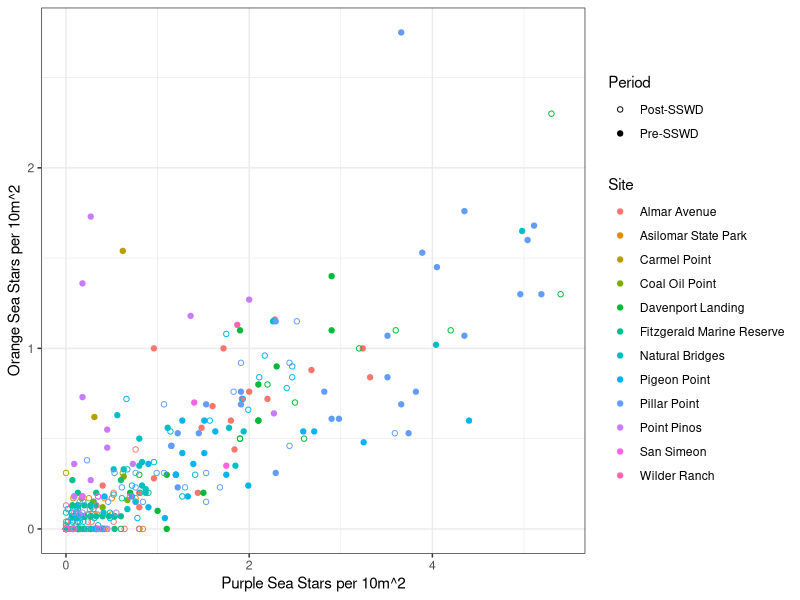
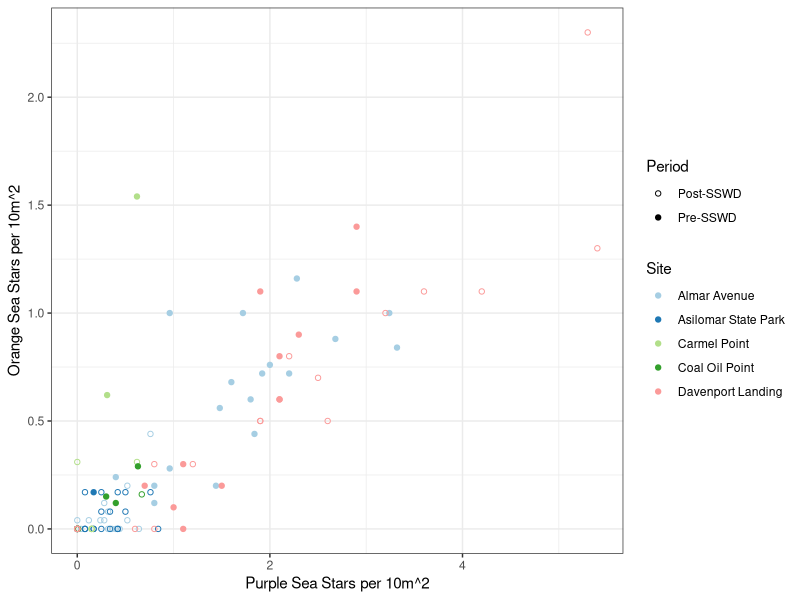
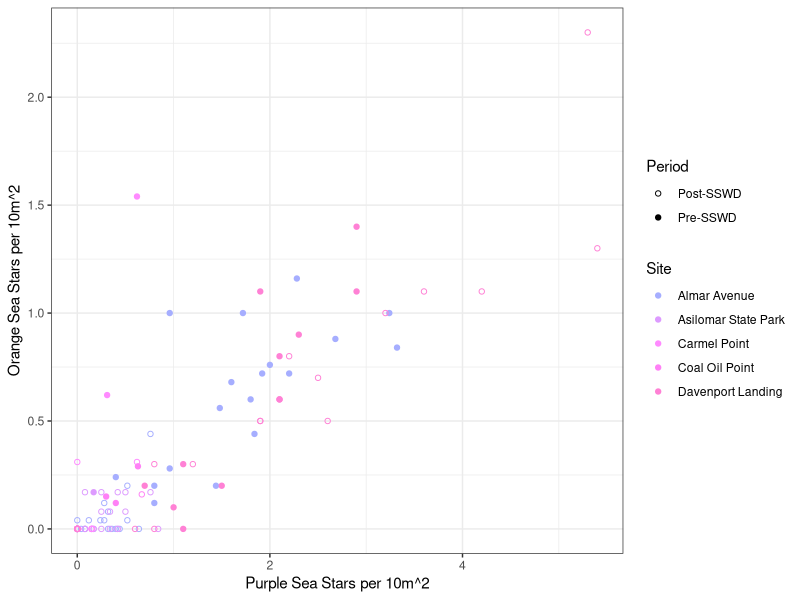
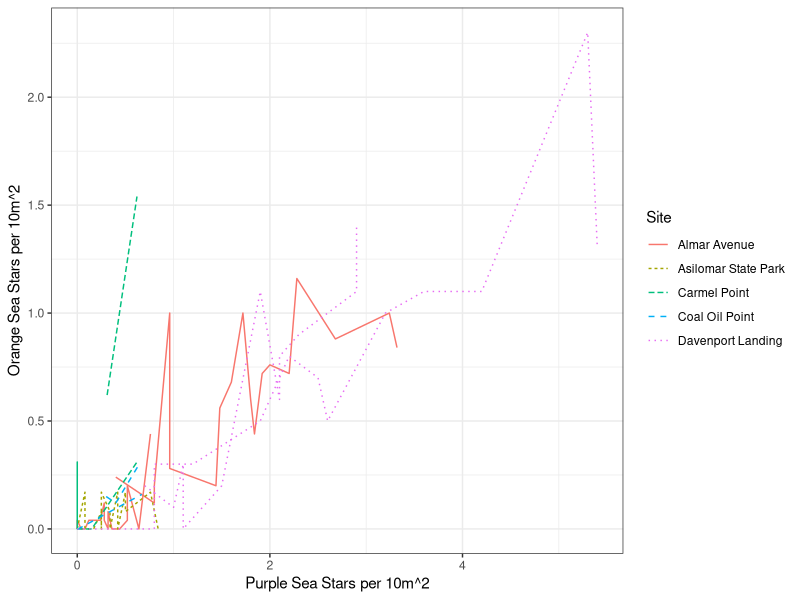
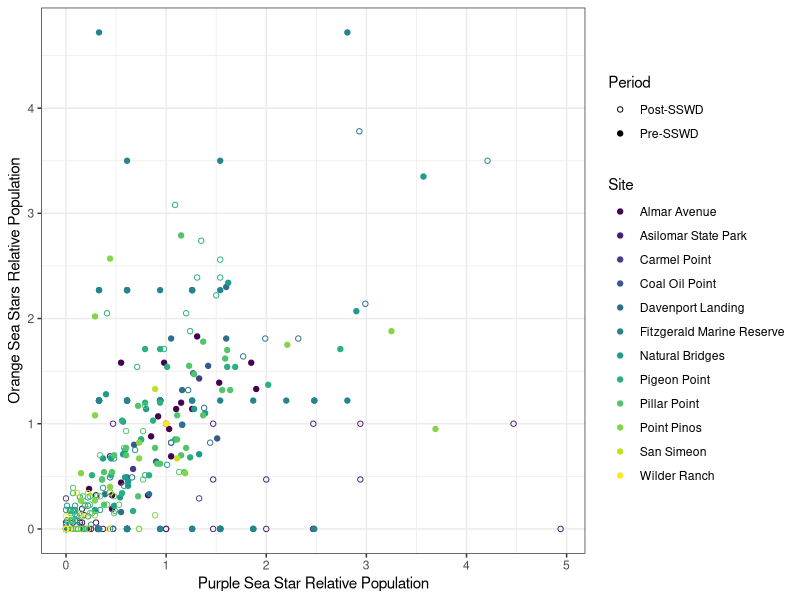
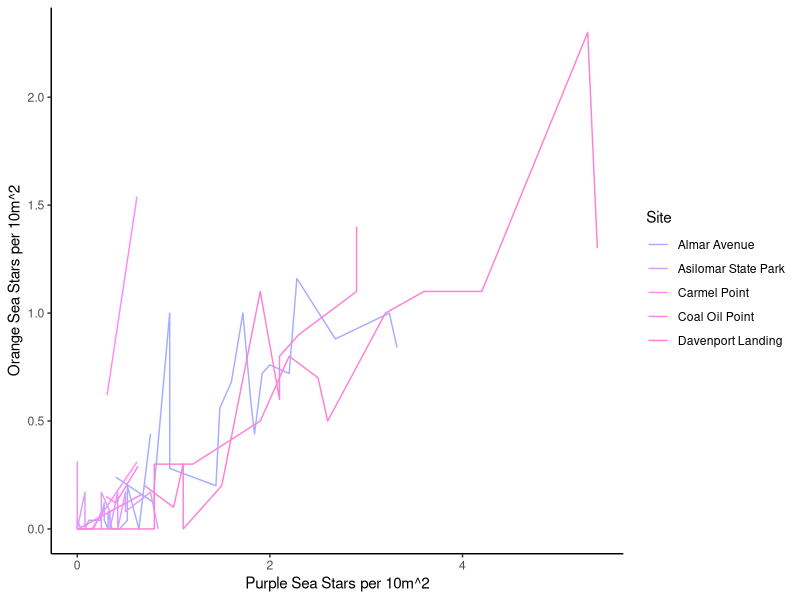
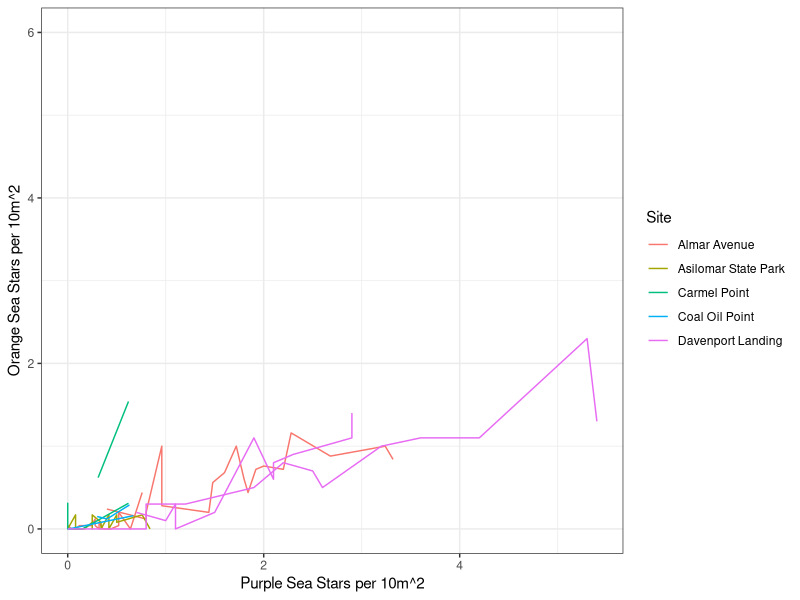

Reproduce these figures in R, in order.
library(ggplot2)
all_sites <- read.csv("AllSites.csv")

ggplot(all_sites, aes(Purple_per_10m, Orange_per_10m, color = Site, shape = Period)) +
  geom_point() +
  scale_shape_manual(values = c(1, 19)) +
  labs(x = "Purple Sea Stars per 10m^2",
       y = "Orange Sea Stars per 10m^2") +
  theme_bw()

library(dplyr)
reduced_sites <- bind_rows(read.csv("Cleaned Dataframes/AlmarAvenue.csv"), 
                           read.csv("Cleaned Dataframes/AsilomarStatePark.csv"),
                           read.csv("Cleaned Dataframes/CarmelPoint.csv"),
                           read.csv("Cleaned Dataframes/CoalOilPoint.csv"),
                           read.csv("Cleaned Dataframes/DavenportLanding.csv"))

ggplot(reduced_sites, aes(Purple_per_10m, Orange_per_10m, color = Site, shape = Period)) +
  geom_point() +
  scale_shape_manual(values = c(1, 19)) +
  labs(x = "Purple Sea Stars per 10m^2",
       y = "Orange Sea Stars per 10m^2") +
  scale_color_brewer(palette = "Paired") + # Color-blind friendly. Kinda ugly though.
  theme_bw()

ggplot(reduced_sites, aes(Purple_per_10m, Orange_per_10m, color = Site, shape = Period)) +
  geom_point() +
  scale_shape_manual(values = c(1, 19)) +
  labs(x = "Purple Sea Stars per 10m^2",
       y = "Orange Sea Stars per 10m^2") +
  scale_color_hue(h = c(264, 340), l = 75, direction = 1) + 
  theme_bw()

ggplot(reduced_sites, aes(Purple_per_10m, Orange_per_10m, color = Site, shape = Period, linetype = Site)) +
  geom_line() +
  scale_shape_manual(values = c(1, 19)) +
  labs(x = "Purple Sea Stars per 10m^2",
       y = "Orange Sea Stars per 10m^2") +
  theme_bw()

ggplot(all_sites, aes(Purple_relative_population, Orange_relative_population, color = Site, shape = Period)) +
  geom_point() +
  scale_shape_manual(values = c(1, 19)) +
  labs(x = "Purple Sea Star Relative Population",
       y = "Orange Sea Stars Relative Population") +
  scale_color_viridis_d(option = "D") + # C, D, F, and G are all nice. D is best for point
  theme_bw()

sites <- reduced_sites$Site
  
ggplot(reduced_sites, aes(Purple_per_10m, Orange_per_10m, color = Site, shape = Period)) +
  geom_line() +
  scale_shape_manual(values = c(1, 19)) +
  labs(x = "Purple Sea Stars per 10m^2",
       y = "Orange Sea Stars per 10m^2") +
  scale_color_hue(h = c(264, 340), l = 75, direction = 1) +
  theme_classic() 

ggplot(reduced_sites, aes(Purple_per_10m, Orange_per_10m, color = Site, shape = Period)) +
  geom_line() +
  scale_shape_manual(values = c(1, 19)) +
  labs(x = "Purple Sea Stars per 10m^2",
       y = "Orange Sea Stars per 10m^2") +
  scale_y_continuous(limit = c(0,6)) +
  theme_bw()
